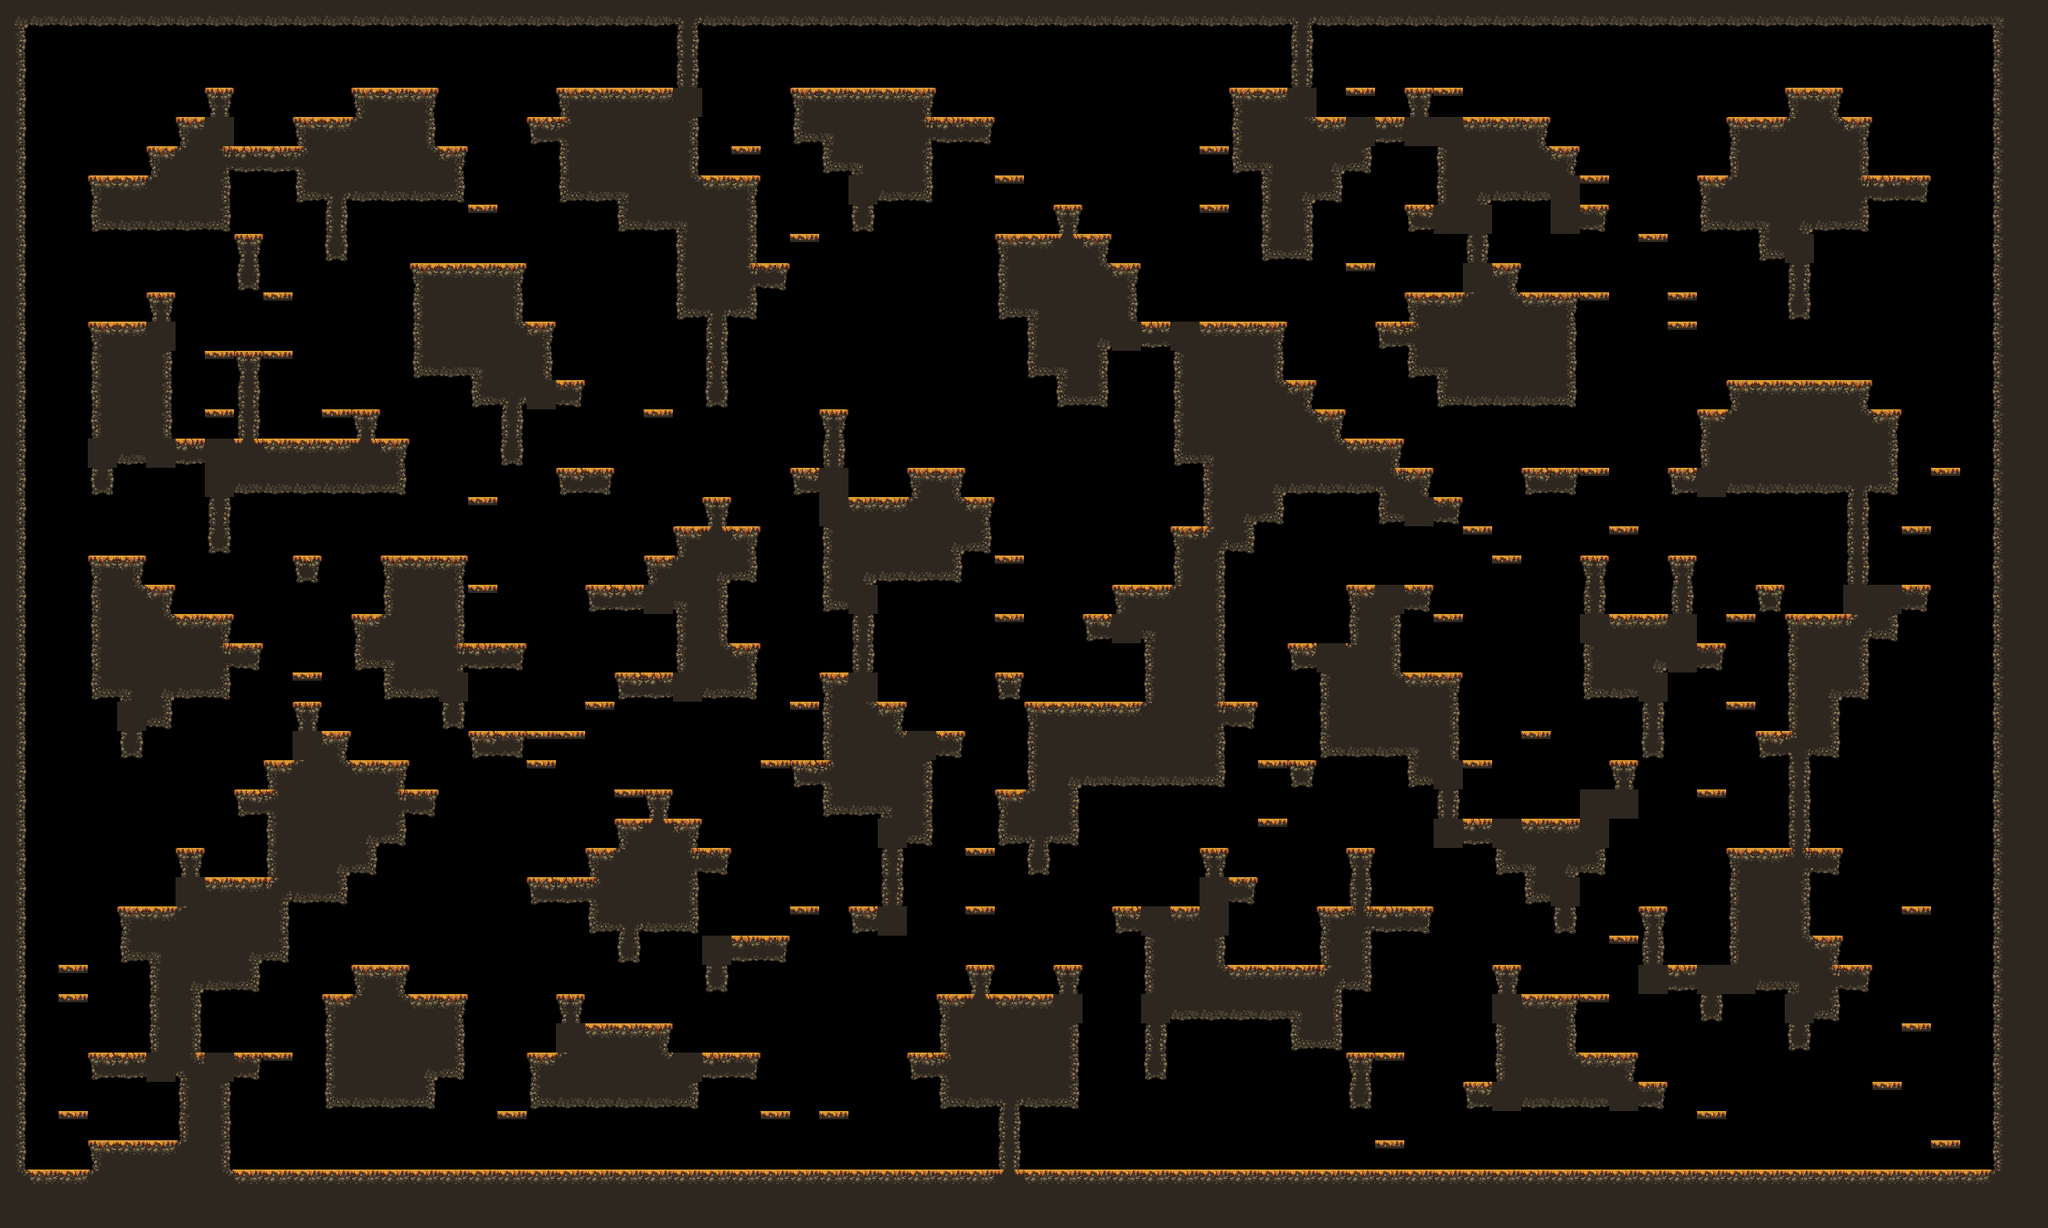

A 2D game scene composited from a Tiled map and its tileset images. What follows is a short description and the map's XML, with each tile layer's data collapsed to a summary:
An orthogonal 70x42 tile map with 32x32 px tiles, 1 tile layer (main) and 17 objects (9x spawn, spawnPlayer0, spawnCrown0, spawnPlayer1, spawnCrown1, ...).

<map compressionlevel="0" height="42" infinite="0" nextlayerid="3" nextobjectid="4" orientation="orthogonal" renderorder="right-down" tiledversion="1.3.2" tileheight="32" tilewidth="32" version="1.2" width="70">
 <tileset firstgid="1" source="forest_fall_tile_set.tsx" />
 <layer height="42" id="1" name="main" width="70">
  <data>[2940 cells, 1257 non-empty, 29 distinct tile ids]</data>
 </layer>
 <objectgroup id="2" name="objects"><object id="1" name="spawnPlayer0" x="128" y="144.0" /><object id="2" name="spawnCrown0" x="288" y="112.0" /><object id="3" name="spawnPlayer1" x="1920" y="80.0" /><object id="4" name="spawnCrown1" x="2080" y="144.0" /><object id="5" name="spawnPlayer2" x="96" y="1104.0" /><object id="6" name="spawnCrown2" x="64" y="1232.0" /><object id="7" name="spawnPlayer3" x="2144" y="1232.0" /><object id="8" name="spawnCrown3" x="2112" y="1232.0" /><object id="9" name="spawn" x="1984" y="624.0" /><object id="10" name="spawn" x="800" y="144.0" /><object id="11" name="spawn" x="1312" y="304.0" /><object id="12" name="spawn" x="1888" y="80.0" /><object id="13" name="spawn" x="352" y="80.0" /><object id="14" name="spawn" x="1056" y="80.0" /><object id="15" name="spawn" x="1536" y="944.0" /><object id="16" name="spawn" x="576" y="1104.0" /><object id="17" name="spawn" x="608" y="1040.0" /></objectgroup></map>
